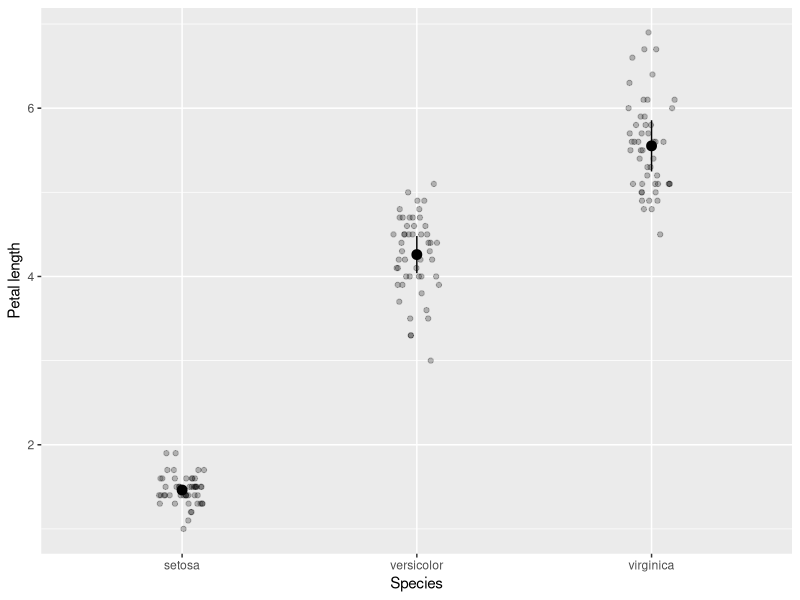
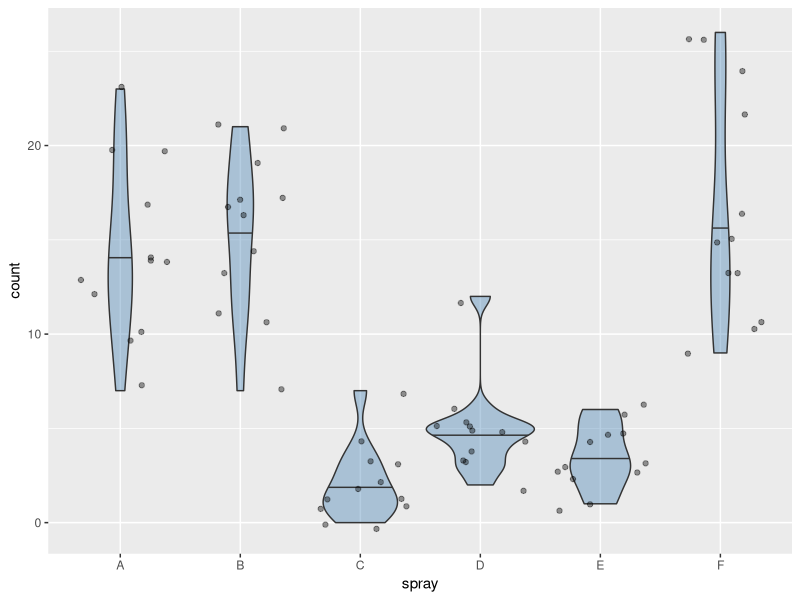
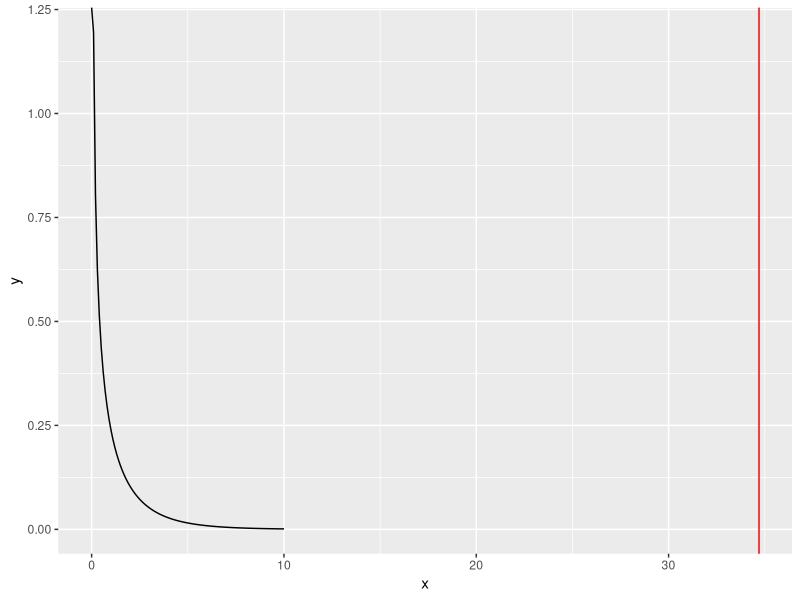

R code for these plots, in order:
#Biostats assessment02

library(tidyverse)

# sampling ----------------------------------------------------------------

# GUIDE:
# The original `iris` dataset has 150 observations, with 50 samples per species.
# Convert the base R `iris` dataframe to a tibble for easier manipulation.
df_iris <- as_tibble(iris)

# Using `nrow(df_iris)` will confirm there are 150 rows.
nrow(df_iris) # return 150

# Using `group_by()` will confirm there are 50 rows for each species.
df_iris %>% 
  group_by(Species) %>% 
  summarize(n_sample = n()) # return n_sample = 50 each

# The function `sample_n(size = 3)` randomly selects 3 observations from the dataset. 
# When applied after `filter(Species == XX)`, it samples 3 observations from a given species.
df_s3 <- df_iris %>% 
  filter(Species == "versicolor") %>% 
  sample_n(size = 3)

# You can take the mean of a selected column using `pull()` and `mean()`
df_s3 %>% 
  pull(Petal.Width) %>% 
  mean()

# Questions:
# 1. Create a `for` loop (with loop index `i`) to perform the following steps for 100 iterations:
#    a. Randomly sample 5 individuals of "versicolor".
#    b. Calculate the mean of their "Petal.Width" values.
#    c. Assign the result to `mu5[i]`. 
#       (Hint: initialize an empty object `mu5` before starting the loop.)
#    This procedure will yield 100 estimates of the mean Petal.Width from 5 individuals.

set.seed(3)

mu5 <- var_i <- NULL # create empty objects

#for loop
for (i in 1:100) {
  
  df_s5 <- df_iris %>% 
    filter(Species == "versicolor") %>% 
    sample_n(size = 5)
  
  # save mean for sample set i
  mu5[i] <- mean(df_s5$Petal.Width)
  
  # save variance for sample set i
  var_i[i] <- sum((df_s5$Petal.Width - mean(df_s5$Petal.Width))^2) / nrow(df_s5) 
}

# 2. Calculate the standard deviation of `mu5` and assign it to `s_mu5`.
s_mu5 <- sd(mu5)

# 3. Repeat step 1 but sample 20 individuals in each iteration, and assign the results to `mu20`.


set.seed(3)

mu20 <- var_x <- NULL # create empty objects

#for loop
for (i in 1:100) {
  
  df_s20 <- df_iris %>% 
    filter(Species == "versicolor") %>% 
    sample_n(size = 20)
  
  # save mean for sample set i
  mu20[i] <- mean(df_s20$Petal.Width)
  
  # save variance for sample set i
  var_x[i] <- sum((df_s20$Petal.Width - mean(df_s20$Petal.Width))^2) / nrow(df_s5) 
}

# 4. Calculate the standard deviation of `mu20` and assign it to `s_mu20`.
#    Verify that `s_mu20` is smaller than `s_mu5` by printing the comparison (`s_mu20 < s_mu5`)
s_mu20 <- sd(mu20)

s_mu20 < s_mu5
#TRUE

# probability density -----------------------------------------------------

# GUIDE:
# For continuous variables (e.g., body length), we use a probability density function (PDF) 
# to describe how values are distributed and how likely different values are.
# R provides built-in functions to work with probability distributions:
# - Probability Density Functions (PDF) for evaluating how likely a value is.
# - Cumulative Distribution Functions (CDF) for evaluating the probability 
#   that a value is less than or equal to a given number.
# These functions are available for many common distributions (e.g., normal).

# `dnorm(x = 1, mean = 0, sd = 1)` calculates the probability density of x = 1 
# for a normal distribution with mean = 0 and standard deviation = 1.
# Probability density tells us how "likely" a value is relative to other values.
# In this example, x = 1 is more likely than x = 2 under this distribution.

dnorm(x = 1, mean = 0, sd = 1)  # returns 0.2419707
dnorm(x = 2, mean = 0, sd = 1)  # returns 0.05399097

# `pnorm(q = 1, mean = 0, sd = 1)` calculates the probability (not probability density!) of x <= 1
# for a normal distribution with mean = 0 and standard deviation = 1.
pnorm(q = 1, mean = 0, sd = 1) # returns 0.8413447
pnorm(q = 0, mean = 0, sd = 1) # returns 0.5

# Questions:
# 1. Calculate the probability that 0 < x <= 10 for a normal distribution with mean = 5 and sd = 3.
#    Hint: Use `pnorm()` function and subtract P(x <= 0) from P(x <= 10).
p0 <- pnorm(q = 0, mean = 5, sd = 3)
p10 <- pnorm(q = 10, mean = 5, sd =3)

# probability of 0 < x <= 10
p0_10 <- p10 - p0
print(p0_10)
#0.904


# 2. Calculate the probability that 0 < x <= 10 for a normal distribution with mean = -5 and sd = 3.
p0 <- pnorm(q = 0, mean = -5, sd = 3)
p10 <- pnorm(q = 10, mean = -5, sd =3)

# probability of 0 < x <= 10
p0_10 <- p10 - p0
print(p0_10)
#0.047

# t-test ------------------------------------------------------------------

# GUIDE:
# The `t.test()` function in R can perform a t-test with two options for handling variances: `var.equal = TRUE` or `FALSE`.
#If the equal-variance assumption holds, using `var.equal = TRUE` can increase the power to detect a true difference.
#If the assumption is seriously violated, using `var.equal = TRUE` may produce incorrect or misleading results.
#Even though both options can give similar results in many cases, it is important to understand the assumptions behind each test.

# Questions:
# 1. Using the `df_iris` dataset, calculate the variance of "Petal.Length" for each species.
#    (Hint: use `group_by()` and `summarize()` from dplyr.)

df_var <- df_iris %>% 
  group_by(Species) %>% # group operation
  summarize(mu_l = mean(Petal.Length), # summarize by mean()
            sd_l = var(Petal.Length)) # summarize with sd()

#setosa mu_l = 1.462, sd_l = 0.03015918
#versicolor mu_l = 4.260, sd_l = 0.22081633
#virginica mu_l = 5.552, sd_l = 0.30458776

#visualize
df_iris %>% 
  ggplot(aes(x = Species,
             y = Petal.Length)) +
  geom_jitter(width = 0.1, # scatter width
              height = 0, # scatter height (no scatter with zero)
              alpha = 0.25) + # transparency of data points
  geom_segment(data = df_var, # switch data frame
               aes(x = Species,
                   xend = Species,
                   y = mu_l - sd_l,
                   yend = mu_l + sd_l)) +
  geom_point(data = df_var, # switch data frame
             aes(x = Species,
                 y = mu_l),
             size = 3) +
  labs(x = "Species", # x label
       y = "Petal length") # y label


# 2. Perform a t-test comparing "Petal.Length" between "setosa" and "versicolor".
#    Choose the appropriate `var.equal` option depending on whether the SDs appear equal.
x <- df_iris %>%
  filter(Species == "setosa") %>% 
  pull(Petal.Length)

y <- df_iris %>%
  filter(Species == "versicolor") %>% 
  pull(Petal.Length)

t.test(x, y, var.equal = FALSE)


# anova -------------------------------------------------------------------

# GUIDE:
# The `aov()` function in R can be used to perform ANOVA.
# The built-in dataset `InsectSprays` provides a useful example.
# It contains insect count data for different types of insect sprays.

df_insect <- as_tibble(InsectSprays)

# Questions:
# 1. Using the `df_insect` dataset, create a plot to visualize the distribution of insect counts for each spray type.
#Use a violin plot to show the distribution and include the median (y = count, x = spray).
#Add individual data points with a small horizontal jitter for clarity.
df_insect %>% 
  ggplot(aes(x = spray,
             y = count)) +
  geom_violin(draw_quantiles = 0.5, 
              alpha = 0.4,
              fill = "steelblue") + 
  geom_jitter(alpha = 0.4)

# Question:
# 2. Using the `df_insect` dataset, perform a one-way ANOVA to test whether insect counts differ among spray types.
#    - Use the `aov()` function and display the summary of the model with `summary()`.
#    - Report if there was a significant difference between spray groups.
m <- aov(count ~ spray,
         data = df_insect) 
summary(m)

#difference between groups calculated by...
# Between group variability -----------------------------------------------

#estimate overall mean of response variable (count)
mu <- mean(df_insect$count)

#estimate group means and sample size each from global/overall mean 
s_b <- df_insect %>% 
  group_by(spray) %>% 
  summarize(mu_g = mean(count), #mean for each group
            n = n()) %>% #sample size for each group
  mutate(dev_g = (mu_g - mu)^2, #squared deviation for each group
         ss_g = dev_g * n) %>% #sum across groups
  pull(ss_g) %>%
  sum()


# Within group variability ------------------------------------------------
#group level mean vs individual fish lengths

s_w <- df_insect %>%
  group_by(spray) %>%
  mutate(mu_g = mean(count)) %>% #use mutate() to retain individual rows
  ungroup() %>% #dont need group structure anymore
  mutate(dev_i = (count - mu_g)^2) %>% #deviation from group mean for each fish
  pull(dev_i) %>%
  sum()


# summed square to values -------------------------------------------------
s2_b <- s_b / (n_distinct(df_insect$spray) - 1) 
s2_w <- s_w / (nrow(df_insect) - n_distinct(df_insect$spray)) #to get the number of lakes (3)


# calculate F statistic ---------------------------------------------------
(f_value <- s2_b / s2_w)

f_null <- seq(0, 10, by = 0.1)
y <- df(x = f_null,
        df1 = 1, 
        df2 = 70) #individuals minus # of groups

tibble(x = f_null,
       y = y) %>%
  ggplot(aes(x = x,
             y = y)) +
  geom_line() +
  geom_vline(xintercept = f_value,
             color = "red") 
#p-value is the area under the curve on the left side of the red line

p_value <- 1 - pf(q = f_value, 
                  df1 = 1, 
                  df2 = 70)




